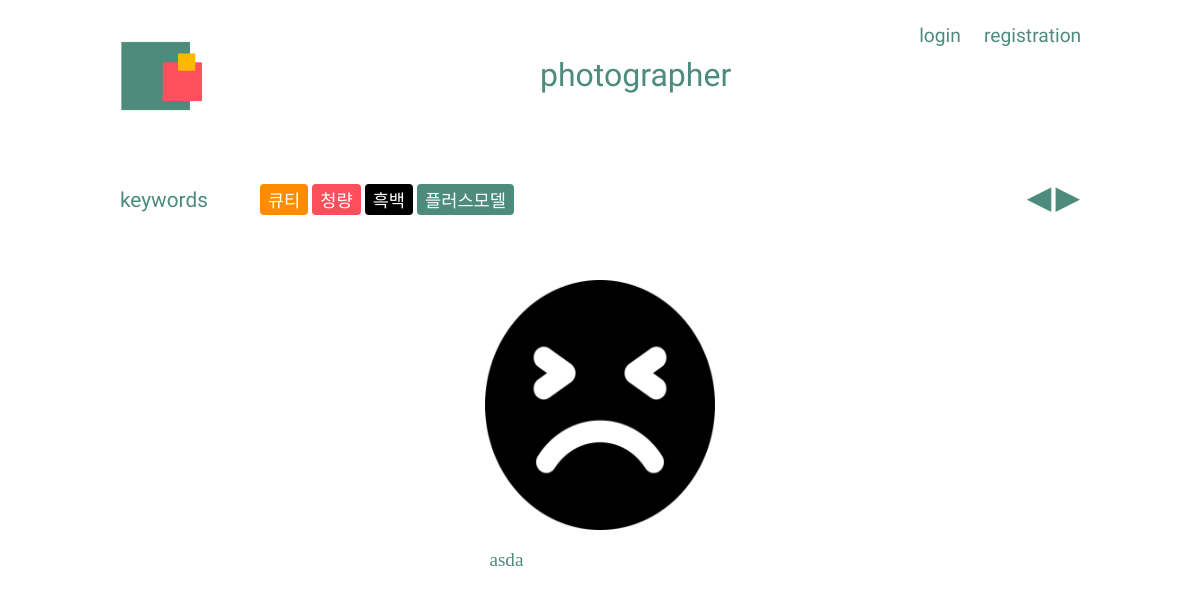
The page /posts/photo/filter/cute/ on the database its author committed.
### posts/models.py (models this page shows, shortened)
class Photo(models.Model):
    title = models.CharField(max_length=20)
    text = models.TextField(default='', null=True, blank=True)
    image1 = models.ImageField(upload_to = 'images/')
    image2 = models.ImageField(upload_to = 'images/', default='', null=True, blank=True)
    image3 = models.ImageField(upload_to = 'images/', default='', null=True, blank=True)
    image4 = models.ImageField(upload_to = 'images/', default='', null=True, blank=True)
    image5 = models.ImageField(upload_to = 'images/', default='', null=True, blank=True)
    thumbnail = ImageSpecField(source='image1', processors=[ResizeToFill(120,80)], format='JPEG')
    CATEGORY_CHOICES = (
        ('큐티', '큐티'),
        ('청량', '청량'),
        ('흑백사진', '흑백사진'),
        ('플러스모델', '플러스모델'),
    )
    category = models.CharField(max_length=5, choices=CATEGORY_CHOICES, null=True)

### posts/views.py (the view)
# urls.py: path('photo/filter/cute/', views.photo_filter_cute, name="photo_filter_cute"),
def photo_filter_cute(request):
    photo_post_cute = Photo.objects.filter(category="큐티")
    photo_cute_paginator = Paginator(photo_post_cute, 4)
    photo_cute_page = request.GET.get('page')
    photo_cute_posts = photo_cute_paginator.get_page(photo_cute_page)
    return render(request, 'photo/photo_filter_cute.html', {'photo_post_cute': photo_post_cute,
                                                            'photo_cute_posts': photo_cute_posts,
                                                            'photo_cute_paginator': photo_cute_paginator, })

### posts/templates/photo/photo_filter_cute.html (shortened to what this page needs)
{% extends 'photo/photo_base.html' %}
{% block content %}
            <div class="b">
                <div class="array">
                {% for cutes in photo_cute_posts %}
                        <div class="card">
                            <div class="box-1">
                                <a href="{% url 'photo_detail' cutes.id %}">
                                <img src="{{ cutes.image1.url  }}" width="200" height="250" alt = "{{ cutes.title }}">
                                </a>
                            </div>
                            <div class="box-2">
                                <p class="c">{{ cutes.title }}</p>
                            </div>
                        </div>
                {% endfor %}
            </div>
            </div>
        <div class="paginator">
             {% if photo_cute_posts.has_previous %}
              <a href="?page={{ photo_cute_posts.previous_page_number }}">◀</a>
             {% else %}
              <span>◀</span>
             {% endif %}
            {% if photo_cute_posts.has_next %}
              <a href="?page={{ photo_cute_posts.next_page_number }}">▶</a>
            {% else %}
              <span>▶</span>
            {% endif %}
        </div>
{% endblock content %}

### posts/static/css/model_photo.css (style rules this page uses)
body { margin: 0; padding: 0; overflow-x: hidden; font-family: 'KOMACON'; }
.paginator { position: absolute; top: 22.3%; right: 10%; }
.paginator > span { color: rgb(77,139,124); font-size: 2em; }
.b { position: absolute; width: 100%; top:35%; }
.array { display: flex; flex-direction: row; width: 80%; margin-left: 10%; }
.card { margin: auto; display: block; width: 24%; height: 82%; }
.array > .card { background-color: white; border-radius: 4px; }
.box-1 > a > img { position: relative; width:100%; padding: 0; border-radius: 4px; }
.box-2 { position: relative; background-color: white; width:96%; height: 20%; margin: 0 2%; padding: 0; }
.c { font-size: 1.2em; color: rgb(77,139,124); margin-bottom: 0; }

### rows shown on the page
Photo: image1 (picture), title "asda"
